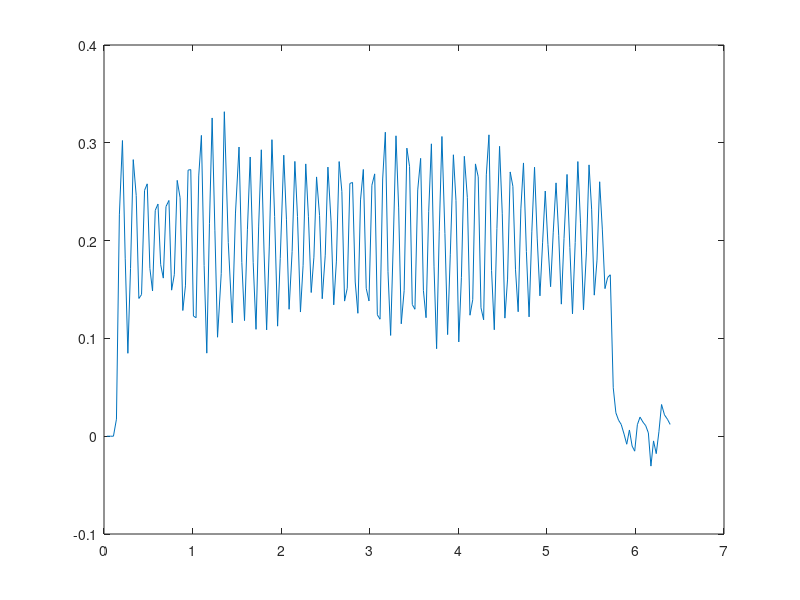

Reproduce this figure in MATLAB.
t = [0.0331839 0.072538 0.106502 0.140526 0.173512 0.208271 0.239484 0.269417 0.299379 0.330153 0.363649 0.393462 0.423844 0.457783 0.487952 0.518108 0.548053 0.578573 0.609318 0.639965 0.66963 0.699776 0.733212 0.763229 0.793792 0.826427 0.85899 0.88978 0.919485 0.949306 0.979587 1.00966 1.03949 1.0695 1.09959 1.13041 1.16046 1.19069 1.22093 1.25185 1.28185 1.32347 1.35851 1.4031 1.4486 1.48445 1.52443 1.556 1.58647 1.61916 1.65043 1.68413 1.7163 1.74628 1.77612 1.80632 1.8361 1.86602 1.89604 1.92638 1.95996 1.98976 2.02969 2.06003 2.08965 2.12391 2.15486 2.1846 2.21789 2.24786 2.27783 2.30808 2.33948 2.36981 2.39978 2.43362 2.46382 2.49789 2.52793 2.56305 2.59376 2.6239 2.65485 2.68557 2.71607 2.74638 2.77598 2.80606 2.83629 2.86631 2.8963 2.92787 2.96043 2.99178 3.02467 3.05605 3.08609 3.11649 3.14629 3.1763 3.20632 3.23612 3.26647 3.29656 3.32663 3.35609 3.3888 3.41928 3.44972 3.48045 3.51051 3.54207 3.57482 3.60617 3.63607 3.66603 3.6963 3.72602 3.75521 3.7851 3.8153 3.84906 3.87943 3.90985 3.94468 3.97386 4.00551 4.03525 4.06817 4.10213 4.13184 4.16311 4.19366 4.22493 4.25615 4.28604 4.31645 4.34632 4.3755 4.40641 4.43603 4.46603 4.49629 4.52608 4.55626 4.5861 4.61643 4.64603 4.67611 4.70647 4.73602 4.7687 4.79925 4.8305 4.86084 4.89091 4.92184 4.95177 4.98185 5.0121 5.04208 5.07205 5.10358 5.13377 5.16346 5.19373 5.22775 5.25964 5.28939 5.31981 5.34984 5.37967 5.41344 5.44612 5.47603 5.50546 5.53528 5.56609 5.59617 5.6261 5.65616 5.68601 5.71602 5.74945 5.77924 5.80934 5.83938 5.87175 5.90179 5.93205 5.96257 5.99184 6.02187 6.05187 6.08481 6.11609 6.14604 6.17495 6.20441 6.23495 6.26506 6.29485 6.32806 6.3618 6.39206];
x1 = [0 0 0 0.00424639 0.0127392 0.0226474 0.0276015 0.0311402 0.0382175 0.0467102 0.0537875 0.0580339 0.0636958 0.0728963 0.0799736 0.0849277 0.0905896 0.0976669 0.104744 0.110406 0.116068 0.123853 0.13093 0.135884 0.142254 0.151454 0.158532 0.162778 0.169148 0.17764 0.184718 0.188256 0.193918 0.202411 0.210904 0.21515 0.219397 0.227889 0.23709 0.242044 0.245583 0.256199 0.267522 0.276015 0.282385 0.292293 0.302909 0.307863 0.312109 0.319894 0.328387 0.334049 0.339003 0.346788 0.355281 0.359527 0.363774 0.371559 0.380759 0.386421 0.390667 0.397037 0.408361 0.414023 0.418269 0.426054 0.434547 0.440209 0.445163 0.451532 0.460025 0.466395 0.471349 0.477718 0.485503 0.492581 0.496827 0.504612 0.513105 0.519474 0.524429 0.530798 0.539999 0.546368 0.550615 0.556984 0.565477 0.571847 0.576093 0.581755 0.590248 0.597325 0.602987 0.608649 0.617849 0.624926 0.628465 0.634127 0.644035 0.65182 0.656067 0.659605 0.668098 0.677298 0.682253 0.685791 0.692869 0.702069 0.709146 0.713393 0.718347 0.727547 0.735332 0.739579 0.743825 0.752318 0.760103 0.764349 0.768596 0.776381 0.785581 0.791243 0.795489 0.802567 0.813183 0.818845 0.823091 0.829461 0.839369 0.846446 0.850692 0.857062 0.866263 0.87334 0.877586 0.883248 0.892449 0.900234 0.90448 0.908726 0.916511 0.925004 0.931374 0.934912 0.941282 0.949775 0.956852 0.961099 0.96676 0.974545 0.98233 0.987285 0.992239 1.00002 1.00781 1.01276 1.01772 1.02479 1.03258 1.03824 1.0432 1.05027 1.05806 1.06372 1.06867 1.07504 1.08424 1.08991 1.09415 1.10194 1.11043 1.11538 1.12034 1.12812 1.13591 1.14228 1.14652 1.15289 1.16139 1.16705 1.172 1.17766 1.18191 1.18262 1.18333 1.18333 1.18333 1.18262 1.18333 1.18333 1.18262 1.18262 1.18262 1.18333 1.18333 1.18262 1.18262 1.18262 1.18262 1.18333 1.18333 1.18333 1.18333 1.18333 1.18333];
x2 = [0 0 0 0.0174102 0.226332 0.302343 0.182028 0.0847862 0.171412 0.282809 0.246149 0.140838 0.144802 0.251386 0.258039 0.171554 0.148482 0.231003 0.237373 0.175376 0.161646 0.234825 0.241053 0.149331 0.165184 0.261577 0.243884 0.128524 0.153719 0.272052 0.272618 0.122862 0.121164 0.266107 0.30758 0.174385 0.0849277 0.217273 0.325415 0.210621 0.101206 0.166175 0.331784 0.197882 0.115926 0.228172 0.29569 0.17764 0.118191 0.211045 0.285499 0.177782 0.109274 0.214867 0.292859 0.19038 0.108707 0.193494 0.303192 0.224634 0.112529 0.181745 0.287339 0.221237 0.129798 0.188964 0.280969 0.224492 0.126967 0.17481 0.278421 0.224351 0.146925 0.183019 0.265116 0.225625 0.140555 0.185142 0.275166 0.220246 0.134327 0.179056 0.280828 0.250112 0.138149 0.151313 0.258463 0.259454 0.157682 0.125693 0.241619 0.272759 0.151171 0.138291 0.256623 0.26823 0.124136 0.119607 0.262993 0.310835 0.168157 0.103046 0.19958 0.307155 0.23341 0.114935 0.149048 0.294558 0.275873 0.13461 0.129798 0.251811 0.284083 0.148907 0.121164 0.230013 0.298946 0.173111 0.0894572 0.20963 0.306447 0.207082 0.103895 0.186133 0.287763 0.241053 0.0963929 0.162495 0.286206 0.244167 0.123711 0.139565 0.278421 0.265258 0.131355 0.11904 0.267239 0.308146 0.169572 0.108849 0.212461 0.296398 0.228031 0.120739 0.160655 0.270212 0.255491 0.170138 0.12725 0.232419 0.279412 0.188964 0.122013 0.20963 0.275024 0.202553 0.143528 0.19774 0.250678 0.196183 0.15287 0.208639 0.259029 0.205525 0.135035 0.202269 0.267664 0.192786 0.125127 0.198023 0.280828 0.21784 0.129232 0.187407 0.27743 0.232136 0.144236 0.180047 0.260162 0.211753 0.150888 0.162212 0.165043 0.0495412 0.0239213 0.0164194 0.0120314 0.00212319 -0.00820968 0.00636958 -0.0100498 -0.015287 0.0117483 0.0195334 0.0144377 0.0107575 0.00339711 -0.030574 -0.00481257 -0.0178348 0.00452948 0.0324141 0.0217981 0.0172686 0.0120314];
x3 = [0 0 0 100 100 31.5719 -1.00398 50.5593 92.2345 55.109 7.36746 23.0791 68.2121 66.5135 20.8346 17.9834 55.0483 64.9363 29.57 26.8402 53.4104 59.2947 27.9321 25.2629 64.5723 57.7781 16.4669 24.0497 73.4897 62.6918 11.9778 11.7352 75.9163 76.6442 14.5257 -3.2485 53.835 92.1738 35.4543 -10.892 38.3054 85.1976 57.3535 -13.6218 43.7651 78.8887 30.7832 1.84716 52.4398 77.9181 38.1234 6.21487 52.3791 81.7399 36.4855 3.06041 46.9802 81.9825 45.6456 -1.36796 32.2998 80.3446 50.6806 5.42626 33.7557 72.9438 47.5868 8.15608 32.3605 74.157 53.6531 9.248 32.4211 65.6036 50.1346 14.9503 31.8752 68.3334 49.2247 10.6432 34.1804 71.0026 51.8332 8.21674 21.3805 69.3647 63.7231 17.8014 17.3768 60.9932 74.703 25.0203 11.6745 63.7837 69.304 18.5901 13.6157 75.3703 77.3115 15.8602 -4.64374 56.5042 84.409 43.0371 -3.06651 28.5387 79.3134 64.6937 2.33246 10.3399 70.8813 72.9438 20.6526 6.8215 64.7543 76.6442 29.9946 0.451921 54.381 90.2326 38.7301 -2.7632 39.822 84.045 48.8 5.24427 25.2629 87.2602 58.9307 5.91156 23.9284 75.5523 68.7581 9.248 14.8896 72.2765 77.5541 14.0404 -3.49115 55.8976 81.9219 37.5168 1.54385 30.8439 76.8262 59.7193 12.7664 19.0754 55.6549 74.0357 28.9634 8.82337 47.5868 76.2802 38.7301 10.7039 41.7632 67.0595 43.8257 21.1379 44.493 63.0558 39.1547 17.5588 40.4893 70.6993 41.8845 13.8584 45.9489 74.9456 43.7044 8.21674 35.2116 73.1864 48.2541 9.67264 29.0847 66.7562 51.4085 17.0735 37.8201 63.905 -69.5194 -70.7326 -21.2319 -10.252 -7.03687 -5.15632 -0.90994 3.51843 -2.72982 4.30705 6.55157 -5.035 -8.37145 -6.18759 -4.61036 -1.4559 13.1031 2.06253 7.64349 -1.9412 -13.8917 -9.34205 -7.40084];
x4 = [0 0 0 42.8571 40.37 10.524 -0.334661 16.8531 30.7448 18.3697 2.45582 7.69303 22.7374 22.1712 6.94486 5.99448 18.3494 21.6454 9.85666 8.94672 17.8035 19.7649 9.3107 8.42098 21.5241 19.2594 5.48895 8.01656 24.4966 20.8973 3.99261 3.91172 25.3054 25.5481 4.84188 -1.08283 17.945 30.7246 11.8181 -3.63066 12.7685 28.3992 19.1178 -4.5406 14.5884 26.2962 10.2611 0.615721 17.4799 25.9727 12.7078 2.07162 17.4597 27.2466 12.1618 1.02014 15.6601 27.3275 15.2152 -0.455986 10.7666 26.7815 16.8935 1.80875 11.2519 24.3146 15.8623 2.71869 10.7868 24.719 17.8844 3.08267 10.807 21.8679 16.7115 4.98343 10.6251 22.7778 16.4082 3.54775 11.3935 23.6675 17.2777 2.73891 7.12684 23.1216 21.241 5.93381 5.79227 20.3311 24.901 8.3401 3.8915 21.2612 23.1013 6.19668 4.53857 25.1234 25.7705 5.28674 -1.54791 18.8347 28.1363 14.3457 -1.02217 9.51291 26.4378 21.5646 0.777488 3.44664 23.6271 24.3146 6.88419 2.27383 21.5848 25.5481 9.99821 0.15064 18.127 30.0775 12.91 -0.921066 13.274 28.015 16.2667 1.74809 8.42098 29.0867 19.6436 1.97052 7.97612 25.1841 22.9194 3.08267 4.96321 24.0922 25.8514 4.68012 -1.16372 18.6325 27.3073 12.5056 0.514616 10.2813 25.6087 19.9064 4.25548 6.35845 18.5516 24.6786 9.65445 2.94112 15.8623 25.4267 12.91 3.56797 13.9211 22.3532 14.6086 7.04596 14.831 21.0186 13.0516 5.85293 13.4964 23.5664 13.9615 4.61946 15.3163 24.9819 14.5681 2.73891 11.7372 24.3955 16.0847 3.22421 9.6949 22.2521 17.1362 5.69116 12.6067 21.3017 -23.1731 -23.5775 -7.07731 -3.41733 -2.34562 -1.71877 -0.303313 1.17281 -0.90994 1.43568 2.18386 -1.67833 -2.79048 -2.06253 -1.53679 -0.485301 4.36771 0.68751 2.54783 -0.647068 -4.63058 -3.11402 -2.46695];

plot(t,x2);
